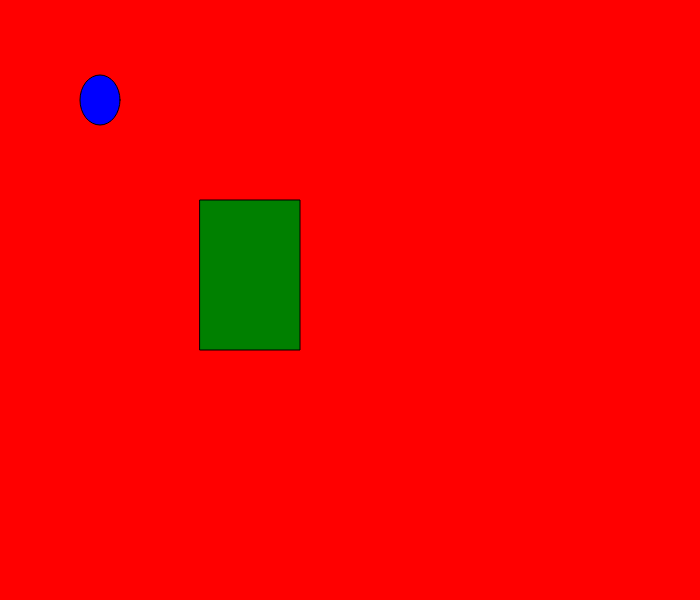
Frame 1 (no input)
Frame 60 (no input): identical to frame 1, image omitted
Frame 120 (the mouse pressed at the canvas centre since frame 60): identical to frame 1, image omitted

The p5.js sketch that drew this single still picture (run headless with seeded random() and noise() and a simulated clock; from frame 60 on, the mouse is pressed at the canvas centre):

// p5.js sketch
// ── sketch.js
function setup() {
  createCanvas(700, 600);
}

function draw(){
	background("red");
  fill("blue")
  ellipse(100,100,40,50);
  fill("green")
  rect(200,200,100,150)

}
